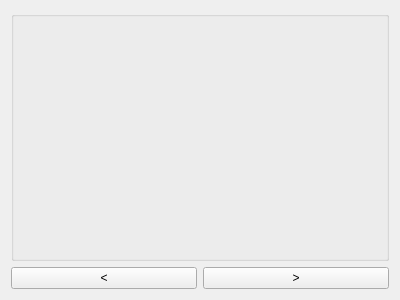
<?xml version="1.0" encoding="UTF-8"?>
<ui version="4.0">
 <class>AudioWidget</class>
 <widget class="QWidget" name="AudioWidget">
  <property name="geometry">
   <rect>
    <x>0</x>
    <y>0</y>
    <width>400</width>
    <height>300</height>
   </rect>
  </property>
  <property name="windowTitle">
   <string>Form</string>
  </property>
  <layout class="QVBoxLayout" name="verticalLayout">
   <item>
    <widget class="QGroupBox" name="groupBox">
     <property name="title">
      <string/>
     </property>
    </widget>
   </item>
   <item>
    <layout class="QHBoxLayout" name="horizontalLayout">
     <item>
      <widget class="QPushButton" name="pushButton">
       <property name="text">
        <string>&lt;</string>
       </property>
      </widget>
     </item>
     <item>
      <widget class="QPushButton" name="pushButton_2">
       <property name="text">
        <string>&gt;</string>
       </property>
      </widget>
     </item>
    </layout>
   </item>
  </layout>
 </widget>
 <resources/>
 <connections/>
</ui>
